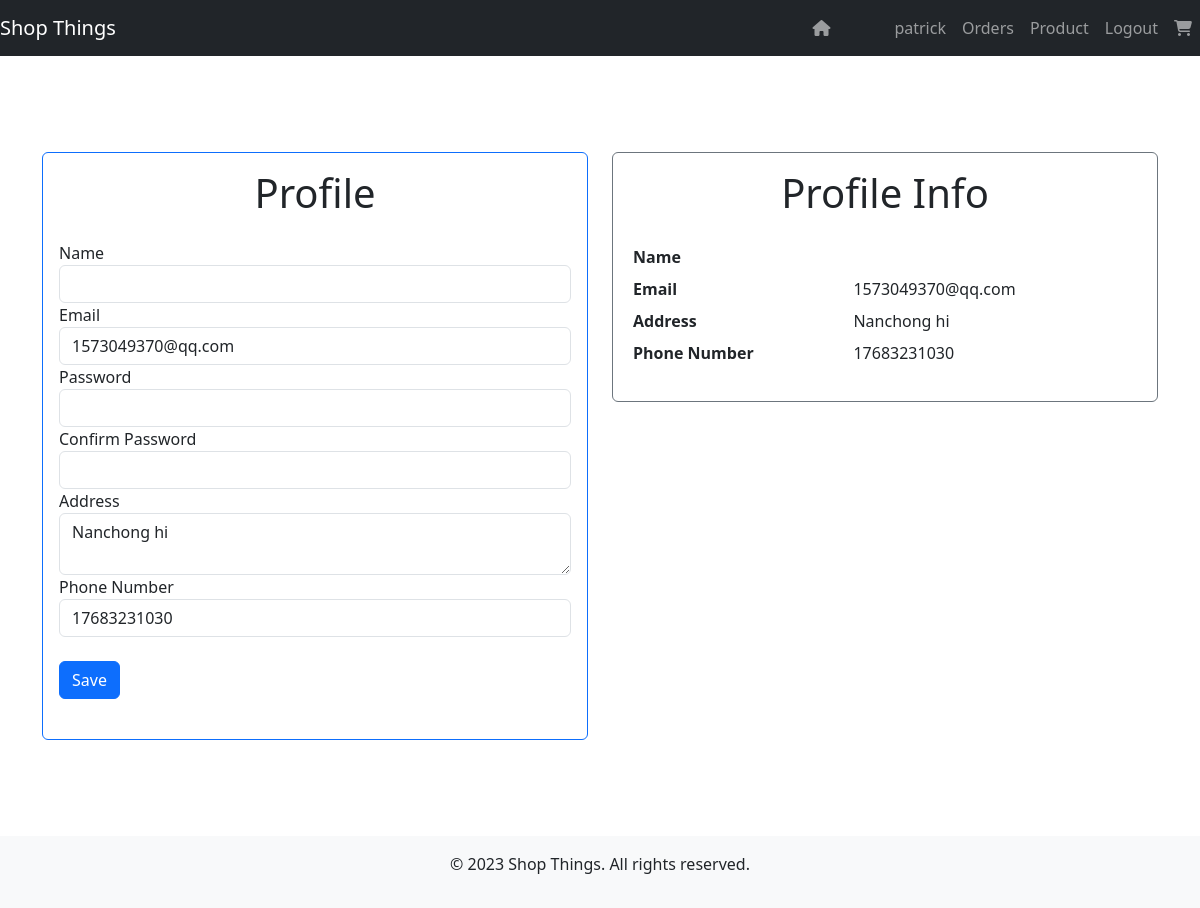
Page /profile (signed in) on the committed database.
### models.py (models this page shows, shortened)
class Vendor(db.Model):
  __tablename__ = 'vendors'
  id = db.Column(db.Integer, primary_key=True)
  username = db.Column(db.String(20), unique=True, nullable=False)
  password_hash = db.Column(db.String(60), nullable=False)
  email = db.Column(db.String(120), unique=True, nullable=False)
  address = db.Column(db.String(200), nullable=False)
  phone_number = db.Column(db.String(20), nullable=False)
  created_at = db.Column(db.DateTime, nullable=False, default=datetime.utcnow)
  products = db.relationship('Product', backref='vendor', lazy=True)

### views.py (the view)
@views_bp.route('/profile', methods=['GET'])
def profile():
    login_bool, role, logined = get_login_detail()
    return render_template('profile.html',user=logined)

### views.py (called while the page is built)
def get_login_detail():
   user_id = session.get('user_id')
   role = session.get('role')
   login_bool = False
   user = None
   if role == 'user':
      user = User.query.get(user_id)
      login_bool = True
   elif role == 'vendor':
      user = Vendor.query.get(user_id)
      login_bool = True
   return login_bool, role, user

### templates/profile.html (shortened to what this page needs)
{% extends 'base.html' %}
{% block content %}
<div class="container my-5 py-5">
  <div class="row justify-content-center">
    <div class="col-md-6">
      <div class="card border-primary">
        <div class="card-body">
          <h1 class="card-title text-center mb-4">Profile</h1>
          <form id="update-form" method="put">
            <div class="form-group">
              <label for="name">Name</label>
              <input type="text" id="name" name="name" class="form-control" value="{{ user.name }}">
            </div>
            <div class="form-group">
              <label for="email">Email</label>
              <input type="email" id="email" name="email" class="form-control" value="{{ user.email }}">
            </div>
            <div class="form-group">
              <label for="password">Password</label>
              <input type="password" id="password" name="password" class="form-control">
            </div>
            <div class="form-group">
              <label for="confirm-password">Confirm Password</label>
              <input type="password" id="confirm-password" name="confirm-password" class="form-control">
            </div>
            <div class="form-group">
              <label for="address">Address</label>
              <textarea id="address" name="address" class="form-control">{{ user.address }}</textarea>
            </div>
            <div class="form-group">
              <label for="phone-number">Phone Number</label>
              <input type="text" id="phone-number" name="phone_number" class="form-control" value="{{ user.phone_number }}">
            </div>
            <button type="submit" class="btn btn-primary btn-block mt-4">Save</button>
          </form>
        </div>
      </div>
    </div>
    <div class="col-md-6 mt-4 mt-md-0">
      <div class="card border-secondary">
        <div class="card-body">
          <h1 class="card-title text-center mb-4">Profile Info</h1>
          <table class="table table-sm table-borderless">
            <tbody>
              <tr>
                <th scope="row">Name</th>
                <td>{{ user.name }}</td>
              </tr>
              <tr>
                <th scope="row">Email</th>
                <td>{{ user.email }}</td>
              </tr>
              <tr>
                <th scope="row">Address</th>
                <td>{{ user.address }}</td>
              </tr>
              <tr>
                <th scope="row">Phone Number</th>
                <td>{{ user.phone_number }}</td>
              </tr>
            </tbody>
          </table>
        </div>
      </div>
    </div>
  </div>
</div>
{% endblock %}

### templates/base.html (shortened to what this page needs)
<!DOCTYPE html>
<html lang="en">
<head>
    <link rel="stylesheet" href="{{ url_for('static', filename='css/all.min.css') }}">
    <link rel="stylesheet" href="{{ url_for('static', filename='css/bootstrap.min.css') }}">
</head>
<nav class="navbar navbar-expand-lg navbar-dark bg-dark">
    <a class="navbar-brand" href="/">Shop Things</a>
    <div class="collapse navbar-collapse justify-content-end" id="navbarNavDropdown">
        <ul class="navbar-nav me-5">
            <a class="nav-item nav-link cart-icon" href="/">
                <i class="fas fa-home"></i>
            </a>
        </ul>
        <ul class="navbar-nav">
            {% if user %}
                <li class="nav-item">
                    <a class="nav-link" href="/profile">{{ user.username }}</a>
                </li>
                <li class="nav-item">
                    <a class="nav-link" href="/orders">Orders</a>
                </li>
                {% if user.products %}
                <li class="nav-item">
                    <a class="nav-link" href="{{url_for('views.vendorproduct', vendor_id=user.id)}}">Product</a>
                </li>
                {% endif %}
                <li class="nav-item">
                    <a class="nav-link" href="/logout">Logout</a>
                </li>
                <li class="nav-item cart-icon">
                    <a class="nav-link" href="{{url_for('views.cart', user_id=user.id)}}">
                        <i class="fas fa-shopping-cart"></i>
                    </a>
                </li>
            {% endif %}
    </div>
</nav>
{% block content %}{% endblock %}
<footer class="bg-light py-3">
    <div class="container">
        <p class="text-center">&copy; 2023 Shop Things. All rights reserved.</p>
    </div>
</footer>
</body>
</html>

### rows in the picture
Vendor: username "patrick", email "1573049370@qq.com", address "Nanchong hi", phone_number "17683231030"
